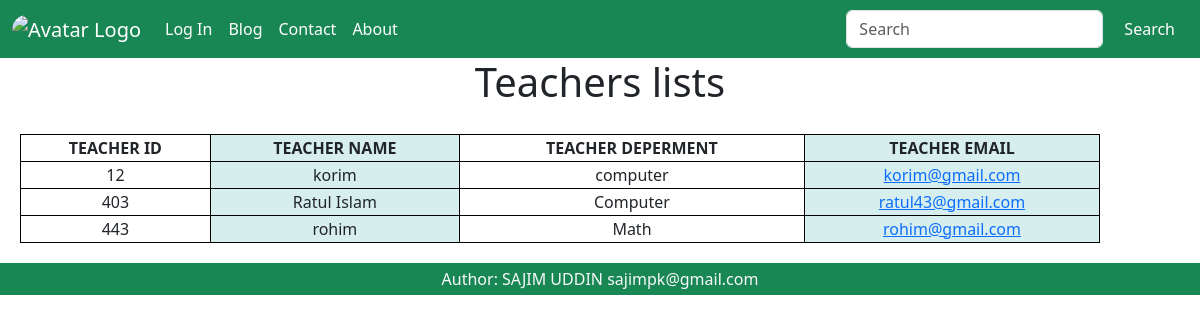
The app's page /about_us/ with its own data.
### about/models.py (models this page shows)
class Teacher(models.Model):
    tid = models.IntegerField()
    tname = models.CharField(max_length=30)
    temail = models.CharField(max_length=20)
    tedu=models.CharField(max_length=40)

### about/views.py (the view)
# urls.py: path('',views.home,name='about'),
def home(request):
    A = Teacher.objects.all()
    return render(request,'about/about.html',{'tcr': A})

### templates/about/about.html (shortened to what this page needs)
{% extends 'common/poject.html' %}
{% block body %}
{%if tcr%}
<h1 class="text-center">Teachers lists </h1>
<div class="tbl">
<table>
    <tr>
        <th>TEACHER ID</th><th>TEACHER NAME</th><th>TEACHER DEPERMENT</th><th>TEACHER EMAIL</th>
    </tr>
    {%for th in tcr%}
    <tr>
        <td>{{th.tid}}</td><td>{{th.tname}}</td><td>{{th.tedu}}</td><td><a href="mailto:{{th.temail}}" target="_blank" rel="noopener noreferrer">{{th.temail}}</a></td>
    </tr>
    {%endfor%}
</table>
</div>
{%else%}
<h1 class="text-center">Empty DB</h1>
{%endif%}
<footer class="bg-success text-light position-relative ">
    <p class="text-center py-1 mr-0">Author: SAJIM UDDIN sajimpk@gmail.com</p>
</footer>
{% endblock body%}

### templates/about/about.html (style rules this page uses)
table, th, td { border: 1px solid black; }
table { text-align: center; width: 90%; margin: 20px ; }
.tbl { overflow-x: auto; }
th:nth-child(even),td:nth-child(even) { background-color: #D6EEEE; }

### records on screen
Teacher: tid "12", tname "korim", tedu "computer", temail "korim@gmail.com"
Teacher: tid "403", tname "Ratul Islam", tedu "Computer", temail "ratul43@gmail.com"
Teacher: tid "443", tname "rohim", tedu "Math", temail "rohim@gmail.com"
